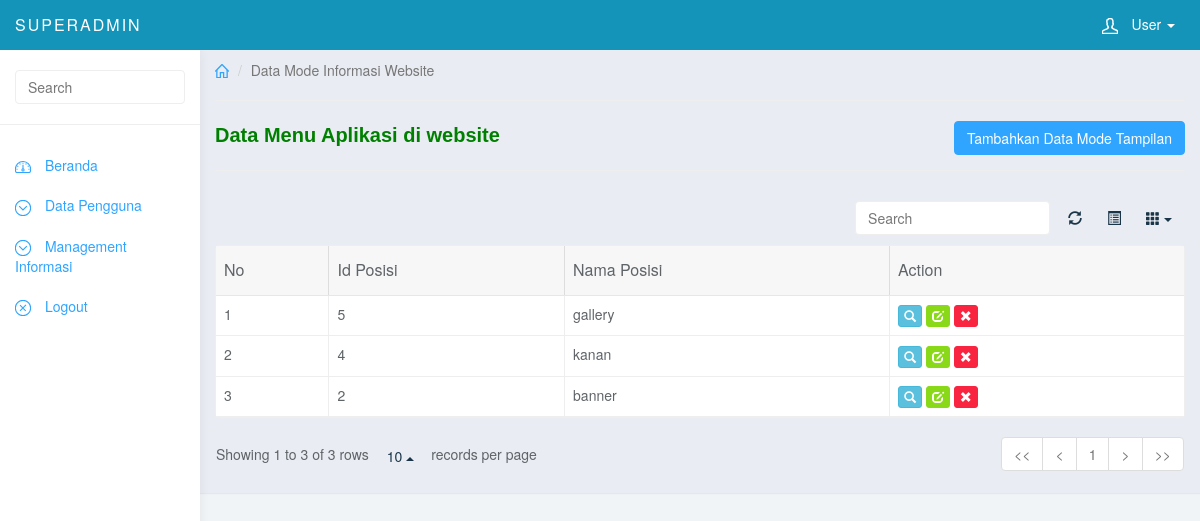
Screenshot of /backend/index.php?view=mode (signed in) with the database file from the repository.
### tables this page shows
CREATE TABLE IF NOT EXISTS `tampil` (
`id_tampil` int(11) NOT NULL,
  `nama_tampil` varchar(99) NOT NULL
);

### backend/program/tampil.php (the view, shortened to what this page needs)
<?php if ($_GET[act]==''){ ?>
            <div class="col-sm-9 col-sm-offset-3 col-lg-10 col-lg-offset-2 main">
    <div class="row">
      <ol class="breadcrumb">
        <li><a href="#"><svg class="glyph stroked home"><use xlink:href="#stroked-home"></use></svg></a></li>
        <li class="active">Data Mode Informasi Website</li>
                   <hr><b style="font-family:Arial;font-size:20px;color:green;">Data Menu Aplikasi di website</b><a class='pull-right btn btn-primary' href='index.php?view=mode&act=tambah'>Tambahkan Data Mode Tampilan</a> <hr>
                  <table data-toggle="table" data-show-refresh="true" data-show-toggle="true" data-show-columns="true" data-search="true" data-select-item-name="toolbar1" data-pagination="true" data-sort-name="name" data-sort-order="desc">
      <thead>
                     <tr>
                                            <th>No</th>
                                            <th>Id Posisi</th>
                                            <th>Nama Posisi</th>
                                            <th>Action</th>
                                        </tr>
                    </thead>
                    <tbody>
                  <?php
                    $tampil = mysql_query("SELECT * FROM tampil ORDER BY id_tampil DESC");
                    $no = 1;
                    while($r=mysql_fetch_array($tampil)){
                    echo "<tr><td>$no</td>
                              <td>$r[id_tampil]</td>
                              <td>$r[nama_tampil]</td>
                              <td>
                                <a class='btn btn-info btn-xs' title='Lihat Detail' href='?view=mode&act=detail$r[id_tampil]'><span class='glyphicon glyphicon-search'></span></a>
                                <a class='btn btn-success btn-xs' title='Edit Data' href='?view=mode&act=edit&id=$r[id_tampil]'><span class='glyphicon glyphicon-edit'></span></a>
                                <a class='btn btn-danger btn-xs' title='Delete Data' href='?view=mode&hapus=$r[id_tampil]'><span class='glyphicon glyphicon-remove'></span></a>
                              </td>";
                            echo "</tr>";
                      $no++;
                      }
                  ?>
                    </tbody>
                  </table>
                </div>
              </div>
<?php
}
?>

### backend/css/styles.css (style rules this page uses)
body { background: #f1f4f7; padding-top: 50px; color: #5f6468; }
a, a:hover, a:focus { color: #30a5ff; }
.btn-primary, .btn-primary:hover, .btn-primary:focus, .btn-primary:active, .btn-primary.active, .open > .dropdown-toggle.btn-primary, .btn-primary.disabled, .btn-primary[disabled], fieldset[disabled] .btn-primary, .btn-primary.disabled:hover, .btn-primary[disabled]:hover, fieldset[disabled] .btn-primary:hover, .btn-primary.disabled:focus, .btn-primary[disabled]:focus, fieldset[disabled] .btn-primary:focus, .btn-primary.disabled:active, .btn-primary[disabled]:active, fieldset[disabled] .btn-primary:active, .btn-primary.disabled.active, .btn-primary[disabled].active, fieldset[disabled] .btn-primary.active { background-color: #30a5ff; border-color: #30a5ff; }
.btn-success, .btn-success:hover, .btn-success:focus, .btn-success:active, .btn-success.active, .open > .dropdown-toggle.btn-success, .btn-success.disabled, .btn-success[disabled], fieldset[disabled] .btn-success, .btn-success.disabled:hover, .btn-success[disabled]:hover, fieldset[disabled] .btn-success:hover, .btn-success.disabled:focus, .btn-success[disabled]:focus, fieldset[disabled] .btn-success:focus, .btn-success.disabled:active, .btn-success[disabled]:active, fieldset[disabled] .btn-success:active, .btn-success.disabled.active, .btn-success[disabled].active, fieldset[disabled] .btn-success.active { background-color: #8ad919; border-color: #8ad919; }
.btn-danger, .btn-danger:hover, .btn-danger:focus, .btn-danger:active, .btn-danger.active, .open > .dropdown-toggle.btn-danger, .btn-danger.disabled, .btn-danger[disabled], fieldset[disabled] .btn-danger, .btn-danger.disabled:hover, .btn-danger[disabled]:hover, fieldset[disabled] .btn-danger:hover, .btn-danger.disabled:focus, .btn-danger[disabled]:focus, fieldset[disabled] .btn-danger:focus, .btn-danger.disabled:active, .btn-danger[disabled]:active, fieldset[disabled] .btn-danger:active, .btn-danger.disabled.active, .btn-danger[disabled].active, fieldset[disabled] .btn-danger.active { background-color: #f9243f; border-color: #f9243f; }
.breadcrumb { border-radius: 0; padding: 10px 15px; background: #e9ecf2; box-shadow: 0 1px 1px rgba(0, 0, 0, .05); margin: 0 ; }
.table { background: #fff; }
.breadcrumb .glyph { height: 14px; width: 14px; margin: -2px 0 0 0; stroke-width: 4px; }

### rows the page displays
tampil: id_tampil "5", nama_tampil "gallery"
tampil: id_tampil "4", nama_tampil "kanan"
tampil: id_tampil "2", nama_tampil "banner"

### other values shown
$level "SUPERADMIN"
